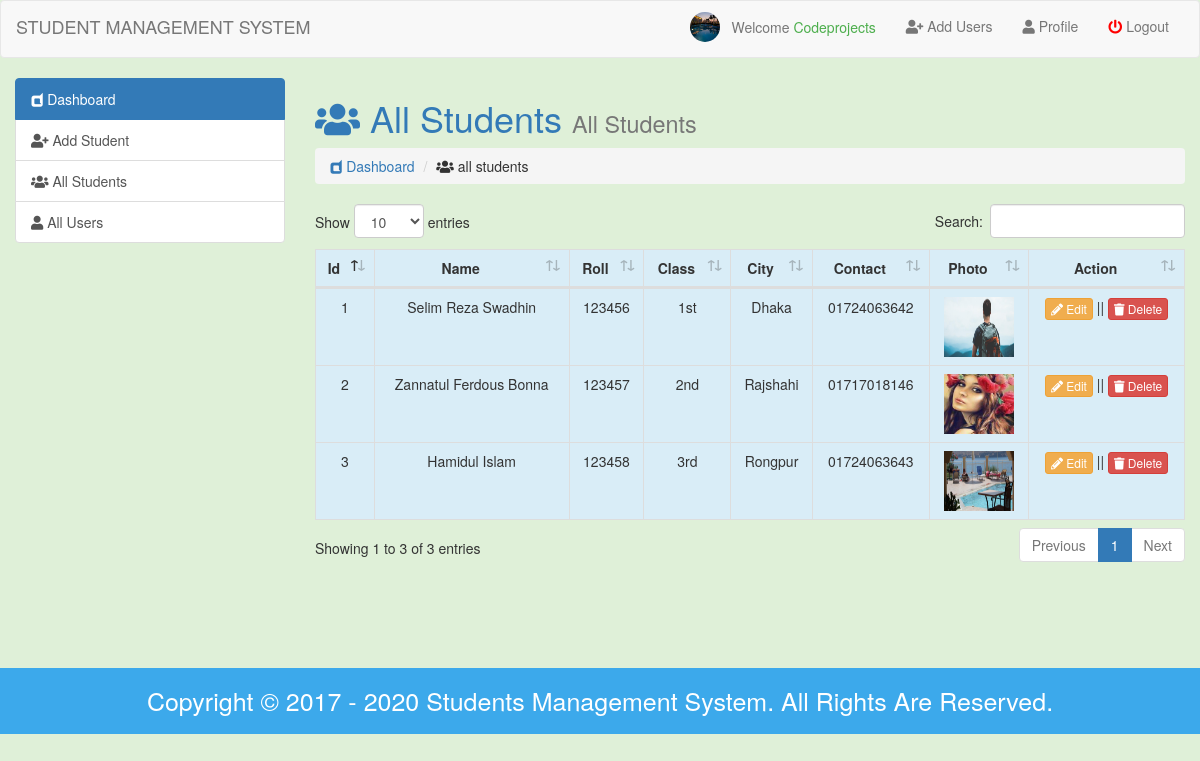
/admin/index.php?page=all_students (signed in), run on the app's committed database.
### tables this page shows
CREATE TABLE IF NOT EXISTS `student_info` (
  `id` int(11) NOT NULL AUTO_INCREMENT,
  `name` varchar(255) NOT NULL,
  `roll` int(11) NOT NULL,
  `class` varchar(6) NOT NULL,
  `city` varchar(255) NOT NULL,
  `p_contact` varchar(255) NOT NULL,
  `photo` varchar(255) NOT NULL,
  `datetime` timestamp NOT NULL DEFAULT CURRENT_TIMESTAMP,
  PRIMARY KEY (`id`),
  UNIQUE KEY `roll` (`roll`)
);

### admin/all_students.php (the view, shortened to what this page needs)
<h1 class="text-primary"><i class="fa fa-users"></i> All Students <small>All Students</small>
</h1>
<ol class="breadcrumb">
    <li class="active"><a href="index.php?page=dashboard"><i class="fab fa-dashcube"></i> Dashboard</a></li>
    <li><i class="fa fa-users"></i> all students</li>
</ol>
<div class="table-responsive">
    <table id="datatable" class="table table-bordered table-hover bg-info text-center">
        <thead>
        <tr>
            <th class="text-center">Id</th>
            <th class="text-center">Name</th>
            <th class="text-center">Roll</th>
            <th class="text-center">Class</th>
            <th class="text-center">City</th>
            <th class="text-center">Contact</th>
            <th class="text-center">Photo</th>
            <th class="text-center">Action</th>
        </tr>
        </thead>
        <tbody>
        <?php
        $db_student_info = "select * from student_info";
        $result = mysqli_query($link, $db_student_info);
        while ($row = mysqli_fetch_assoc($result)){
            ?>
            <tr>
                <td class="mt-1"><?= $row['id']; ?></td>
                <td><?= ucwords($row['name']); ?></td>
                <td><?= $row['roll']; ?></td>
                <td><?= $row['class']; ?></td>
                <td><?= ucwords($row['city']); ?></td>
                <td><?= $row['p_contact']; ?></td>
                <td>
                    <img style="width: 70px;height: 60px;" src="student_image/<?= $row['photo']; ?>" alt="no image">
                </td>
                <td>
                    <a class="btn btn-xs btn-warning" href="index.php?page=update_student&id=<?= base64_encode($row['id']); ?>"><i class="fa fa-pencil-alt"></i> Edit</a> ||
                    <a class="btn btn-xs btn-danger" href="delete_student.php?id=<?= base64_encode($row['id']); ?>"><i class="fa fa-trash"></i> Delete</a>
                </td>
            </tr>
        <?php }?>
        </tbody>
    </table>
</div>

### data on the page
student_info: id "1", name "Selim Reza Swadhin", roll "123456", class "1st", city "Dhaka", p_contact "01724063642", photo (picture)
student_info: id "2", name "Zannatul Ferdous Bonna", roll "123457", class "2nd", city "Rajshahi", p_contact "01717018146", photo (picture)
student_info: id "3", name "Hamidul Islam", roll "123458", class "3rd", city "Rongpur", p_contact "01724063643", photo (picture)

### other printed values
$_SESSION['user_username_login'] "Codeprojects"
